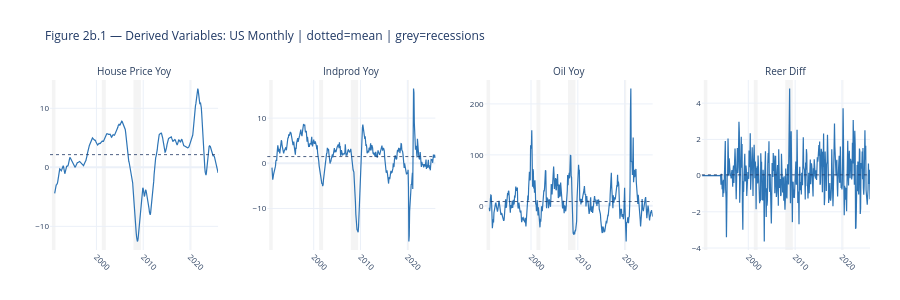

The notebook cell saved with this chart:
### Code cell
DERIVED_USM = [
    'us_house_price_yoy',
    'us_indprod_yoy',
    'us_oil_yoy',
    'us_reer_diff',
]

fig = make_subplots(
    rows=1, cols=4,
    subplot_titles=[v.replace('us_', '').replace('_', ' ').title()
                    for v in DERIVED_USM],
    horizontal_spacing=0.06)

for i, var in enumerate(DERIVED_USM):
    fig.add_trace(go.Scatter(
        x=df_model_usm.index, y=df_model_usm[var],
        mode='lines', line=dict(color=BLUE, width=1.2),
        showlegend=False), row=1, col=i+1)
    fig.add_hline(y=df_model_usm[var].mean(), line_dash='dot',
                  line_color=NAVY, line_width=0.8, row=1, col=i+1)
    for s, e, _ in RECESSIONS_USM:
        fig.add_vrect(x0=s, x1=e, fillcolor='lightgrey', opacity=0.25,
                      layer='below', line_width=0, row=1, col=i+1)

fig.update_xaxes(tickangle=45, tickfont=dict(size=8), nticks=5)
fig.update_yaxes(tickfont=dict(size=8), nticks=5)
fig.update_annotations(font_size=10)
fig.update_layout(
    title=dict(
        text='Figure 2b.1 — Derived Variables: US Monthly | dotted=mean | grey=recessions',
        font=dict(size=12, color=NAVY)),
    template=TEMPLATE,
    height=300,
    margin=dict(t=80, b=50, l=50, r=30))
fig.show()

### Figure 1 — Plotly figure (JSON) as saved in the notebook; plotly's stock layout.template omitted (floating-point values rounded to 4 significant figures; data arrays with more than 128 entries replaced by an {"elided": "..."} marker saying what was removed)
{"data": [{"line": {"color": "#2E75B6", "width": 1.2}, "mode": "lines", "showlegend": false, "type": "scatter", "x": {"elided": "432 str values"}, "xaxis": "x", "y": {"elided": "432 float values"}, "yaxis": "y"}, {"line": {"color": "#2E75B6", "width": 1.2}, "mode": "lines", "showlegend": false, "type": "scatter", "x": {"elided": "432 str values"}, "xaxis": "x2", "y": {"elided": "432 float values"}, "yaxis": "y2"}, {"line": {"color": "#2E75B6", "width": 1.2}, "mode": "lines", "showlegend": false, "type": "scatter", "x": {"elided": "432 str values"}, "xaxis": "x3", "y": {"elided": "432 float values"}, "yaxis": "y3"}, {"line": {"color": "#2E75B6", "width": 1.2}, "mode": "lines", "showlegend": false, "type": "scatter", "x": {"elided": "432 str values"}, "xaxis": "x4", "y": {"elided": "432 float values"}, "yaxis": "y4"}], "layout": {"annotations": [{"font": {"size": 10}, "showarrow": false, "text": "House Price Yoy", "x": 0.1025, "xanchor": "center", "xref": "paper", "y": 1, "yanchor": "bottom", "yref": "paper"}, {"font": {"size": 10}, "showarrow": false, "text": "Indprod Yoy", "x": 0.3675, "xanchor": "center", "xref": "paper", "y": 1, "yanchor": "bottom", "yref": "paper"}, {"font": {"size": 10}, "showarrow": false, "text": "Oil Yoy", "x": 0.6325, "xanchor": "center", "xref": "paper", "y": 1, "yanchor": "bottom", "yref": "paper"}, {"font": {"size": 10}, "showarrow": false, "text": "Reer Diff", "x": 0.8975, "xanchor": "center", "xref": "paper", "y": 1, "yanchor": "bottom", "yref": "paper"}], "height": 300, "margin": {"b": 50, "l": 50, "r": 30, "t": 80}, "shapes": [{"line": {"color": "#1F3864", "dash": "dot", "width": 0.8}, "type": "line", "x0": 0, "x1": 1, "xref": "x domain", "y0": 2.146, "y1": 2.146, "yref": "y"}, {"fillcolor": "lightgrey", "layer": "below", "line": {"width": 0}, "opacity": 0.25, "type": "rect", "x0": "1990-07-01", "x1": "1991-03-31", "xref": "x", "y0": 0, "y1": 1, "yref": "y domain"}, {"fillcolor": "lightgrey", "layer": "below", "line": {"width": 0}, "opacity": 0.25, "type": "rect", "x0": "2001-03-01", "x1": "2001-12-31", "xref": "x", "y0": 0, "y1": 1, "yref": "y domain"}, {"fillcolor": "lightgrey", "layer": "below", "line": {"width": 0}, "opacity": 0.25, "type": "rect", "x0": "2007-12-01", "x1": "2009-06-30", "xref": "x", "y0": 0, "y1": 1, "yref": "y domain"}, {"fillcolor": "lightgrey", "layer": "below", "line": {"width": 0}, "opacity": 0.25, "type": "rect", "x0": "2020-02-01", "x1": "2020-04-30", "xref": "x", "y0": 0, "y1": 1, "yref": "y domain"}, {"line": {"color": "#1F3864", "dash": "dot", "width": 0.8}, "type": "line", "x0": 0, "x1": 1, "xref": "x2 domain", "y0": 1.482, "y1": 1.482, "yref": "y2"}, {"fillcolor": "lightgrey", "layer": "below", "line": {"width": 0}, "opacity": 0.25, "type": "rect", "x0": "1990-07-01", "x1": "1991-03-31", "xref": "x2", "y0": 0, "y1": 1, "yref": "y2 domain"}, {"fillcolor": "lightgrey", "layer": "below", "line": {"width": 0}, "opacity": 0.25, "type": "rect", "x0": "2001-03-01", "x1": "2001-12-31", "xref": "x2", "y0": 0, "y1": 1, "yref": "y2 domain"}, {"fillcolor": "lightgrey", "layer": "below", "line": {"width": 0}, "opacity": 0.25, "type": "rect", "x0": "2007-12-01", "x1": "2009-06-30", "xref": "x2", "y0": 0, "y1": 1, "yref": "y2 domain"}, {"fillcolor": "lightgrey", "layer": "below", "line": {"width": 0}, "opacity": 0.25, "type": "rect", "x0": "2020-02-01", "x1": "2020-04-30", "xref": "x2", "y0": 0, "y1": 1, "yref": "y2 domain"}, {"line": {"color": "#1F3864", "dash": "dot", "width": 0.8}, "type": "line", "x0": 0, "x1": 1, "xref": "x3 domain", "y0": 8.515, "y1": 8.515, "yref": "y3"}, {"fillcolor": "lightgrey", "layer": "below", "line": {"width": 0}, "opacity": 0.25, "type": "rect", "x0": "1990-07-01", "x1": "1991-03-31", "xref": "x3", "y0": 0, "y1": 1, "yref": "y3 domain"}, {"fillcolor": "lightgrey", "layer": "below", "line": {"width": 0}, "opacity": 0.25, "type": "rect", "x0": "2001-03-01", "x1": "2001-12-31", "xref": "x3", "y0": 0, "y1": 1, "yref": "y3 domain"}, {"fillcolor": "lightgrey", "layer": "below", "line": {"width": 0}, "opacity": 0.25, "type": "rect", "x0": "2007-12-01", "x1": "2009-06-30", "xref": "x3", "y0": 0, "y1": 1, "yref": "y3 domain"}, {"fillcolor": "lightgrey", "layer": "below", "line": {"width": 0}, "opacity": 0.25, "type": "rect", "x0": "2020-02-01", "x1": "2020-04-30", "xref": "x3", "y0": 0, "y1": 1, "yref": "y3 domain"}, {"line": {"color": "#1F3864", "dash": "dot", "width": 0.8}, "type": "line", "x0": 0, "x1": 1, "xref": "x4 domain", "y0": 0.04188, "y1": 0.04188, "yref": "y4"}, {"fillcolor": "lightgrey", "layer": "below", "line": {"width": 0}, "opacity": 0.25, "type": "rect", "x0": "1990-07-01", "x1": "1991-03-31", "xref": "x4", "y0": 0, "y1": 1, "yref": "y4 domain"}, {"fillcolor": "lightgrey", "layer": "below", "line": {"width": 0}, "opacity": 0.25, "type": "rect", "x0": "2001-03-01", "x1": "2001-12-31", "xref": "x4", "y0": 0, "y1": 1, "yref": "y4 domain"}, {"fillcolor": "lightgrey", "layer": "below", "line": {"width": 0}, "opacity": 0.25, "type": "rect", "x0": "2007-12-01", "x1": "2009-06-30", "xref": "x4", "y0": 0, "y1": 1, "yref": "y4 domain"}, {"fillcolor": "lightgrey", "layer": "below", "line": {"width": 0}, "opacity": 0.25, "type": "rect", "x0": "2020-02-01", "x1": "2020-04-30", "xref": "x4", "y0": 0, "y1": 1, "yref": "y4 domain"}], "title": {"font": {"color": "#1F3864", "size": 12}, "text": "Figure 2b.1 — Derived Variables: US Monthly | dotted=mean | grey=recessions"}, "xaxis": {"anchor": "y", "domain": [0, 0.205], "nticks": 5, "tickangle": 45, "tickfont": {"size": 8}}, "xaxis2": {"anchor": "y2", "domain": [0.265, 0.47], "nticks": 5, "tickangle": 45, "tickfont": {"size": 8}}, "xaxis3": {"anchor": "y3", "domain": [0.53, 0.735], "nticks": 5, "tickangle": 45, "tickfont": {"size": 8}}, "xaxis4": {"anchor": "y4", "domain": [0.795, 1], "nticks": 5, "tickangle": 45, "tickfont": {"size": 8}}, "yaxis": {"anchor": "x", "domain": [0, 1], "nticks": 5, "tickfont": {"size": 8}}, "yaxis2": {"anchor": "x2", "domain": [0, 1], "nticks": 5, "tickfont": {"size": 8}}, "yaxis3": {"anchor": "x3", "domain": [0, 1], "nticks": 5, "tickfont": {"size": 8}}, "yaxis4": {"anchor": "x4", "domain": [0, 1], "nticks": 5, "tickfont": {"size": 8}}}}
